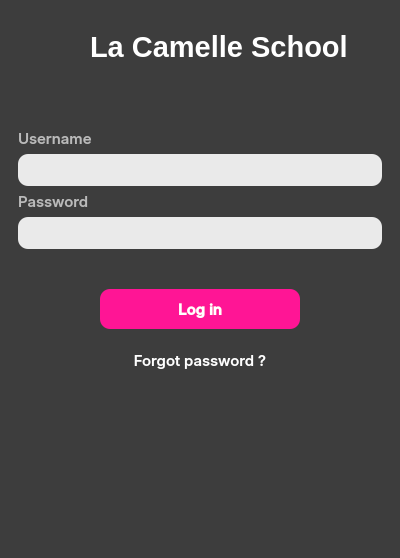
<?xml version="1.0" encoding="UTF-8"?>
<ui version="4.0">
 <class>FormLogin</class>
 <widget class="QMainWindow" name="FormLogin">
  <property name="geometry">
   <rect>
    <x>0</x>
    <y>0</y>
    <width>400</width>
    <height>558</height>
   </rect>
  </property>
  <property name="minimumSize">
   <size>
    <width>400</width>
    <height>558</height>
   </size>
  </property>
  <property name="maximumSize">
   <size>
    <width>400</width>
    <height>558</height>
   </size>
  </property>
  <property name="windowTitle">
   <string>Login</string>
  </property>
  <property name="styleSheet">
   <string notr="true">background-color: rgb(61, 61, 61);</string>
  </property>
  <widget class="QWidget" name="centralwidget">
   <layout class="QVBoxLayout" name="verticalLayout_2">
    <item>
     <layout class="QHBoxLayout" name="horizontalLayout_2">
      <item>
       <widget class="QPushButton" name="btn_logo">
        <property name="enabled">
         <bool>false</bool>
        </property>
        <property name="minimumSize">
         <size>
          <width>75</width>
          <height>75</height>
         </size>
        </property>
        <property name="maximumSize">
         <size>
          <width>75</width>
          <height>75</height>
         </size>
        </property>
        <property name="font">
         <font>
          <family>Inter Medium</family>
          <pointsize>12</pointsize>
         </font>
        </property>
        <property name="styleSheet">
         <string notr="true">QPushButton {
	border: none;
	background: transparent;
	color: White;
}

QPushButton:hover {
 	color: Yellow;
}</string>
        </property>
        <property name="text">
         <string/>
        </property>
        <property name="icon">
         <iconset>
          <normaloff>../Images/lcs logo.png</normaloff>
          <disabledoff>../Images/lcs logo.png</disabledoff>
          <disabledon>../Images/lcs logo.png</disabledon>../Images/lcs logo.png</iconset>
        </property>
        <property name="iconSize">
         <size>
          <width>75</width>
          <height>75</height>
         </size>
        </property>
       </widget>
      </item>
      <item>
       <widget class="QLabel" name="label_schoolName1_2">
        <property name="font">
         <font>
          <family>Ubuntu</family>
          <pointsize>22</pointsize>
          <weight>75</weight>
          <bold>true</bold>
         </font>
        </property>
        <property name="autoFillBackground">
         <bool>false</bool>
        </property>
        <property name="styleSheet">
         <string notr="true">color: rgb(255, 255, 255); font-family: 'Ubuntu'; font-weight: bold;</string>
        </property>
        <property name="text">
         <string>La Camelle School</string>
        </property>
       </widget>
      </item>
     </layout>
    </item>
    <item>
     <widget class="QFrame" name="frame">
      <property name="sizePolicy">
       <sizepolicy hsizetype="Preferred" vsizetype="Preferred">
        <horstretch>0</horstretch>
        <verstretch>0</verstretch>
       </sizepolicy>
      </property>
      <property name="minimumSize">
       <size>
        <width>0</width>
        <height>450</height>
       </size>
      </property>
      <property name="styleSheet">
       <string notr="true">QFrame { border: 0px; }</string>
      </property>
      <property name="frameShape">
       <enum>QFrame::StyledPanel</enum>
      </property>
      <property name="frameShadow">
       <enum>QFrame::Raised</enum>
      </property>
      <layout class="QVBoxLayout" name="verticalLayout">
       <item>
        <spacer name="verticalSpacer_2">
         <property name="orientation">
          <enum>Qt::Vertical</enum>
         </property>
         <property name="sizeType">
          <enum>QSizePolicy::Expanding</enum>
         </property>
         <property name="sizeHint" stdset="0">
          <size>
           <width>20</width>
           <height>20</height>
          </size>
         </property>
        </spacer>
       </item>
       <item>
        <widget class="QLabel" name="label">
         <property name="maximumSize">
          <size>
           <width>16777215</width>
           <height>30</height>
          </size>
         </property>
         <property name="font">
          <font>
           <family>Inter Medium</family>
           <pointsize>11</pointsize>
           <weight>50</weight>
           <bold>false</bold>
          </font>
         </property>
         <property name="styleSheet">
          <string notr="true">QLabel { font-family: 'Inter Medium'; font-weight: normal; font-size: 11pt; color: rgb(186, 186, 186); }</string>
         </property>
         <property name="text">
          <string>Username</string>
         </property>
        </widget>
       </item>
       <item>
        <widget class="QLineEdit" name="txtUsername">
         <property name="minimumSize">
          <size>
           <width>0</width>
           <height>32</height>
          </size>
         </property>
         <property name="maximumSize">
          <size>
           <width>16777215</width>
           <height>32</height>
          </size>
         </property>
         <property name="font">
          <font>
           <family>Inter Medium</family>
           <pointsize>11</pointsize>
          </font>
         </property>
         <property name="styleSheet">
          <string notr="true">QLineEdit {
	background-color: rgb(234, 234, 234);
	padding: 5px;
	border-radius: 10px;
	color: rgb(36, 31, 49);
}
</string>
         </property>
        </widget>
       </item>
       <item>
        <widget class="QLabel" name="label_2">
         <property name="maximumSize">
          <size>
           <width>16777215</width>
           <height>30</height>
          </size>
         </property>
         <property name="font">
          <font>
           <family>Inter Medium</family>
           <pointsize>11</pointsize>
           <weight>50</weight>
           <bold>false</bold>
          </font>
         </property>
         <property name="styleSheet">
          <string notr="true">QLabel { font-family: 'Inter Medium'; font-weight: normal; font-size: 11pt; color: rgb(186, 186, 186); }</string>
         </property>
         <property name="text">
          <string>Password</string>
         </property>
        </widget>
       </item>
       <item>
        <widget class="QLineEdit" name="txtPassword">
         <property name="minimumSize">
          <size>
           <width>0</width>
           <height>32</height>
          </size>
         </property>
         <property name="maximumSize">
          <size>
           <width>16777215</width>
           <height>32</height>
          </size>
         </property>
         <property name="font">
          <font>
           <family>Inter Medium</family>
           <pointsize>11</pointsize>
          </font>
         </property>
         <property name="styleSheet">
          <string notr="true">QLineEdit {
	background-color: rgb(234, 234, 234);
	padding: 5px;
	border-radius: 10px;
	color: rgb(36, 31, 49);
}</string>
         </property>
         <property name="echoMode">
          <enum>QLineEdit::Password</enum>
         </property>
        </widget>
       </item>
       <item>
        <spacer name="verticalSpacer_3">
         <property name="orientation">
          <enum>Qt::Vertical</enum>
         </property>
         <property name="sizeType">
          <enum>QSizePolicy::Expanding</enum>
         </property>
         <property name="sizeHint" stdset="0">
          <size>
           <width>20</width>
           <height>20</height>
          </size>
         </property>
        </spacer>
       </item>
       <item>
        <layout class="QHBoxLayout" name="horizontalLayout">
         <property name="topMargin">
          <number>5</number>
         </property>
         <property name="bottomMargin">
          <number>5</number>
         </property>
         <item>
          <widget class="QPushButton" name="btnLogin">
           <property name="minimumSize">
            <size>
             <width>0</width>
             <height>40</height>
            </size>
           </property>
           <property name="maximumSize">
            <size>
             <width>200</width>
             <height>16777215</height>
            </size>
           </property>
           <property name="font">
            <font>
             <family>Inter Medium</family>
             <pointsize>11</pointsize>
             <weight>75</weight>
             <bold>true</bold>
            </font>
           </property>
           <property name="styleSheet">
            <string notr="true">QPushButton {
	border-radius: 10px;
	background: #FF1595;
	color: white;
	font-family: 'Inter Medium'; 
	font-weight: bold;
	font-size: 11pt;
}

QPushButton:hover {
 	background: #ED5AB3;
}</string>
           </property>
           <property name="text">
            <string>Log in</string>
           </property>
           <property name="autoDefault">
            <bool>true</bool>
           </property>
           <property name="default">
            <bool>false</bool>
           </property>
          </widget>
         </item>
        </layout>
       </item>
       <item>
        <widget class="QPushButton" name="btnForgotPassword">
         <property name="minimumSize">
          <size>
           <width>0</width>
           <height>40</height>
          </size>
         </property>
         <property name="font">
          <font>
           <family>Inter Medium</family>
           <pointsize>11</pointsize>
           <weight>50</weight>
           <bold>false</bold>
          </font>
         </property>
         <property name="styleSheet">
          <string notr="true">QPushButton {
	border: none;
	background: transparent;
	color: White;
	font-family: 'Inter Medium'; 
	font-weight: normal; 
	font-size: 11pt;
}

QPushButton:hover {
 	color: Yellow;
}</string>
         </property>
         <property name="text">
          <string>Forgot password ?</string>
         </property>
        </widget>
       </item>
       <item>
        <spacer name="verticalSpacer">
         <property name="orientation">
          <enum>Qt::Vertical</enum>
         </property>
         <property name="sizeType">
          <enum>QSizePolicy::Fixed</enum>
         </property>
         <property name="sizeHint" stdset="0">
          <size>
           <width>20</width>
           <height>160</height>
          </size>
         </property>
        </spacer>
       </item>
      </layout>
     </widget>
    </item>
   </layout>
  </widget>
 </widget>
 <resources/>
 <connections/>
</ui>
